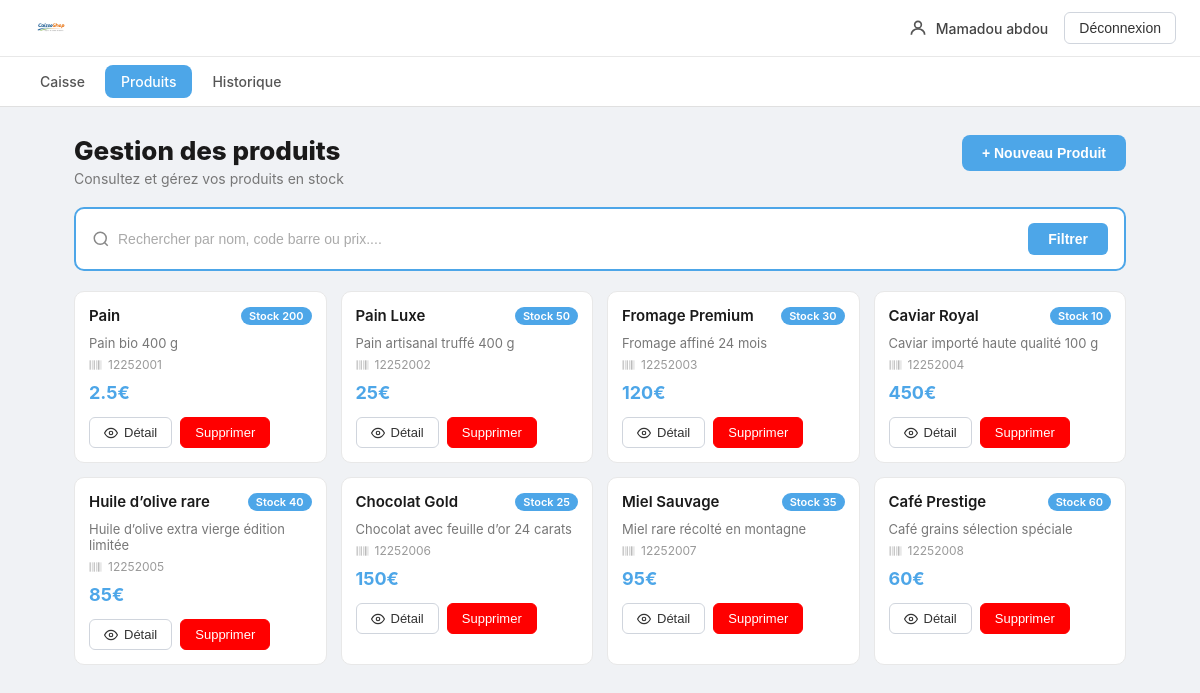
The app's page /frontoffice/produits.php (signed in), older data.
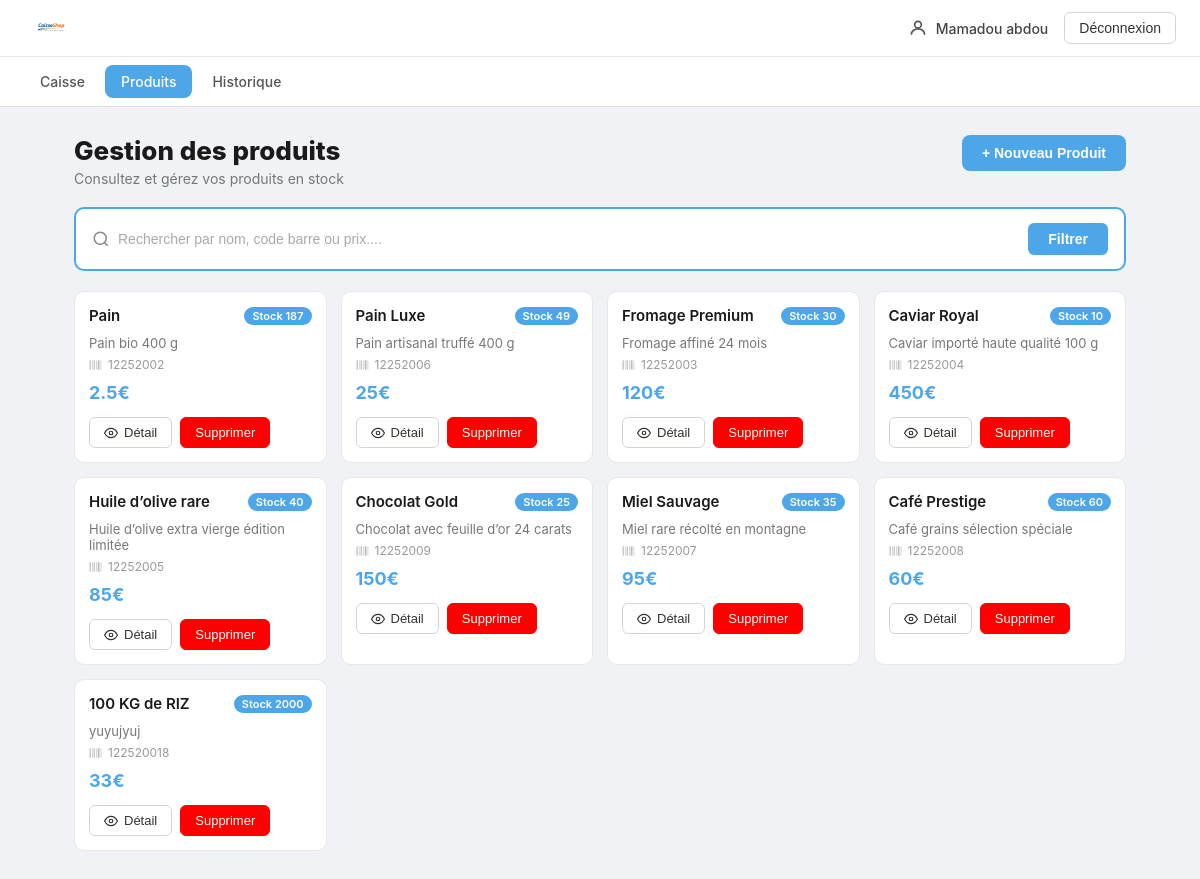
The same page, newer data.
### tables this page shows
CREATE TABLE `produits` (
  `Id` int(11) NOT NULL,
  `NomProduit` varchar(20) NOT NULL,
  `Description` text NOT NULL,
  `Prix` double NOT NULL,
  `Stock` int(11) NOT NULL,
  `CodeBarres` varchar(50) NOT NULL
);

### frontoffice/select.php (called while the page is built, shortened)
<?php
require_once('../asset/connexionbdd.php');
$sql = "SELECT * FROM produits WHERE 1=1";
$params = [];
$stmt = $pdo->prepare($sql);
$stmt->execute($params);
$produits=$stmt->fetchall();
?>

### frontoffice/session.php (called while the page is built, shortened)
<?php
require_once(__DIR__ . '/select.php');
?>

### frontoffice/produits.php (the view, shortened to what this page needs)
<?php
require_once(__DIR__ . '/session.php');
require_once(__DIR__ . '/update.php');
require_once(__DIR__ . '/select.php');
?>
<!DOCTYPE html>
<html lang="fr">
<head>
    <link rel="stylesheet" href="../styles/style.css">
    <link rel="stylesheet" href="../styles/produits.css">
</head>
<body>
    <header class="header">
        <nav class="nav-top">
            <img class="logo" src="../image/logo1.png" alt="logo caisseshop">
            <div class="nav-top-droite">
                <div class="utilisateur">
                    <svg class="icone-user" xmlns="http://www.w3.org/2000/svg" viewBox="0 0 24 24" fill="none" stroke="currentColor" stroke-width="2">
                        <circle cx="12" cy="8" r="4"/>
                        <path d="M4 20c0-4 3.6-7 8-7s8 3 8 7"/>
                    </svg>
                    <p class="nom-utilisateur"><?php echo $_SESSION['LOG_USER'] ?></p>
                </div>
                <button class="bouton-deconnexion" onclick="window.location.href='logout.php'">
                    Déconnexion
                </button>
            </div>
        </nav>
        <nav class="nav-menu">
            <a class="nav-lien " href="index.php">
                Caisse
            </a>
            <a class="nav-lien actif" href="produits.php">
                Produits
            </a>
            <a class="nav-lien" href="historique.php">
                Historique
            </a>
        </nav>
    </header>
   <main>
        <div class="entete-produits">
            <div class="entete-produits-texte">
                <h1>Gestion des produits</h1>
                <p>Consultez et gérez vos produits en stock</p>
            </div>
            <button class="bouton-nouveau-produit" onclick="window.location.href='ajouterProduit.php'">+ Nouveau Produit</button>
        </div>
        <div class="bloc-recherche">
            <form class="form-recherche" action="produits.php" method="post">
                <div class="input-recherche-wrapper">
                    <svg class="icone-recherche" xmlns="http://www.w3.org/2000/svg" viewBox="0 0 24 24" fill="none" stroke="currentColor" stroke-width="2">
                        <circle cx="11" cy="11" r="8"/>
                        <line x1="21" y1="21" x2="16.65" y2="16.65"/>
                    </svg>
                     <?php if (!isset($_POST['motcle'])){ ?>
                        <input class="input-recherche" type="text" name="motcle" placeholder="Rechercher par nom, code barre ou prix....">
                    <?php }else{ ?>
                        <input class="input-recherche" type="text" name="motcle" placeholder="Rechercher par nom, code barre ou prix...." value="<?php echo  $_POST['motcle'] ?>">
                    <?php }?>
                </div>
                <button class="bouton-filtrer" type="submit">Filtrer</button>
            </form>
        </div>
        <div class="grille-produits-4">
            <?php for ($i=0; $i < count($produits); $i++) { ?>
                <article class="carte-produit">
                    <div class="carte-produit-entete">
                        <h3 class="produit-nom"><?php echo $produits[$i]['NomProduit'] ?></h3>
                        <span class="badge-stock">Stock <?php echo $produits[$i]['Stock'] ?></span>
                    </div>
                    <p class="produit-description"><?php echo $produits[$i]['Description'] ?></p>
                    <p class="produit-code">
                        <?php echo $produits[$i]['CodeBarres'] ?>
                    </p>
                    <h2 class="produit-prix"><?php echo $produits[$i]['Prix'] ?>€</h2>
                    <div class="action">
                        <form action="modifierProduit.php" method="post">
                            <button class="bouton-detail" type="submit">
                                <svg class="icone-oeil" xmlns="http://www.w3.org/2000/svg" viewBox="0 0 24 24" fill="none" stroke="currentColor" stroke-width="2">
                                    <path d="M1 12s4-8 11-8 11 8 11 8-4 8-11 8-11-8-11-8z"/>
                                    <circle cx="12" cy="12" r="3"/>
                                </svg>
                                Détail
                            </button>
                        </form>
                        <form action="comfirmationDeleteProduit.php" method="post">
                            <button class="bouton-delete">Supprimer</button>
                        </form>
                    </div>
                </article>
            <?php } ?>
        </div>
    </main>
</body>
</html>

Row changes from the older to the newer data that the page shows:
changed produits "Pain": Stock "200" → "187"; CodeBarres "12252001" → "12252002"
changed produits "Pain Luxe": Stock "50" → "49"; CodeBarres "12252002" → "12252006"
changed produits "Chocolat Gold": CodeBarres "12252006" → "12252009"
added produits: NomProduit "100 KG de RIZ", Stock "2000", Description "yuyujyuj", CodeBarres "122520018", Prix "33"
